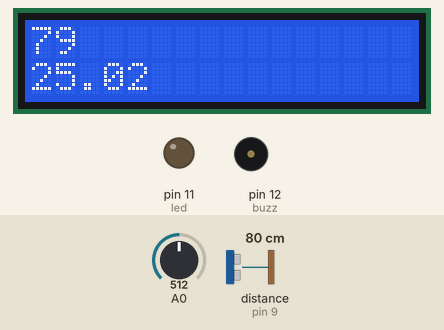
A sketch run on a simulated Arduino Uno, built with avr-gcc and run on an emulated ATmega328P. Shown: 16×2 character LCD, output pins drawn as LEDs (lit = HIGH), buzzer (waves = sounding, pin HIGH). Wiring (inferred from the names in the program): ultrasonic range finder: trigger pin 10; echo pin 9. Dashed ring = blinking. The test bench sets the inputs (shaded band); at power-on: distance to the obstacle (sensor on pin 9) 80 cm, A0 = 512. The echo pulse lasts 58.3 µs per cm; pins used as bus, display or sensor lines are not drawn; what the sketch prints to the serial monitor is not drawn.

Above: at 1.2 s.
1.3 s: distance to the obstacle (sensor on pin 9) set to 44 cm
At 2.4 s:
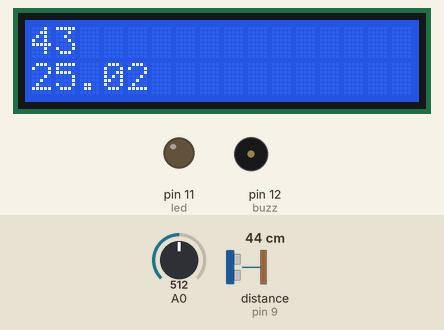
3.0 s: distance to the obstacle (sensor on pin 9) set to 36 cm
At 3.68 s:
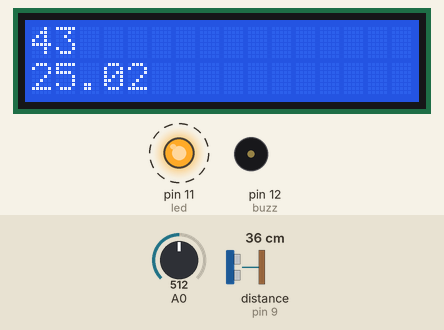
5.7 s: A0 set to 716
At 6.22 s:
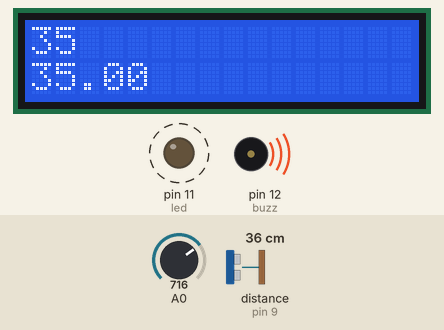
7.4 s: distance to the obstacle (sensor on pin 9) set to 60 cm
At 8.6 s:
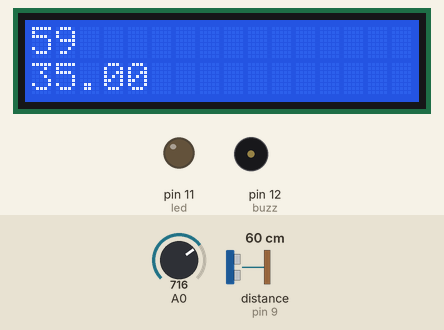
9.7 s: A0 set to 900
At 10.7 s:
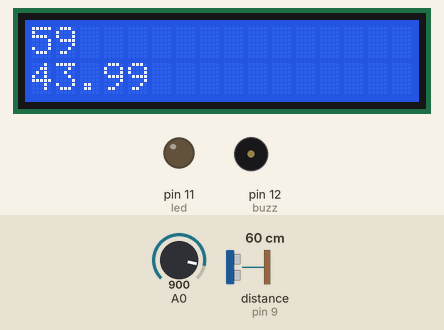
11.4 s: A0 set to 1023
At 12.8 s:
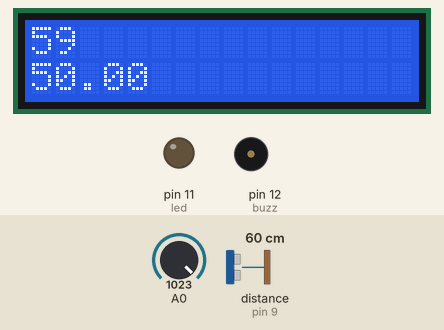
Timing chart, 0 to 14.0 s (numbered marks = the images above; inputs shaded):
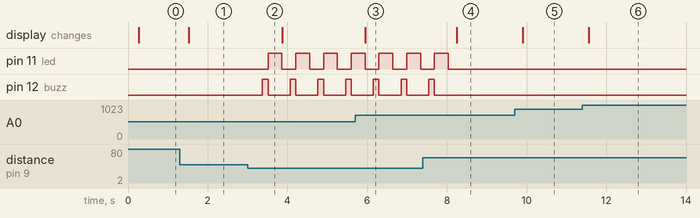

The sketch:

sensor_distancia_ultrasonido.ino
```cpp
#include <LiquidCrystal.h>

LiquidCrystal lcd(7,6,5,4,3,2);
int sensorTemp;
float temperatura;
int trig = 10;
int eco =  9;
int led = 11;
int buzz = 12;
int distancia;
int duracion;
void setup() {
  lcd.begin(16, 2);
pinMode(trig, OUTPUT);
pinMode(eco, INPUT);
pinMode(led, OUTPUT);
pinMode(buzz, OUTPUT);
Serial.begin(9600);
}
void loop() {

  lcd.setCursor(0,0);


  digitalWrite(trig, HIGH);
  delay(1);
  digitalWrite(trig, LOW);
  duracion = pulseIn(eco, HIGH);
  distancia = duracion / 58.2;
  Serial.println(distancia);
  delay(200);

   if(distancia <= 40 && distancia >= 0) {
     digitalWrite(buzz, HIGH);
    delay(distancia * 4);
    digitalWrite(buzz, LOW);
    digitalWrite(led, HIGH);
    delay(distancia * 10);
    digitalWrite(led, LOW);
      lcd.print(distancia);
      lcd.print(" ");

  }
  else {
          lcd.print(distancia);

  }
    lcd.setCursor(0,1);

  sensorTemp = analogRead(A0);
 temperatura = ((sensorTemp * 5000.0) / 1023) / 100;
  Serial.println(temperatura, 1);
        lcd.print(temperatura);

}
```

Measured:
- the behaviour switches between 42 and 41 cm on distance to the obstacle (sensor on pin 9) (found by bisection; images 1 and 2)
- after the input at 1.3 s, the display: changes after 0.22 s (image 1)
- after the input at 3.0 s, pin 11 (led): alternates HIGH for 0.35 s and LOW for 0.35 s, starting after 0.51 s; pin 12 (buzz): alternates HIGH for 0.14 s and LOW for 0.56 s, starting after 0.37 s
- after the input at 5.7 s, the display: changes after 0.25 s (image 3)
- after the input at 7.4 s, pin 11 (led): goes on until 8.0 s, then stays LOW; pin 12 (buzz): goes on until 7.7 s, then stays LOW; the display: changes after 0.85 s (image 4)
- after the input at 9.7 s, the display: changes after 0.21 s (image 5)
- after the input at 11.4 s, the display: changes after 0.16 s (image 6)
